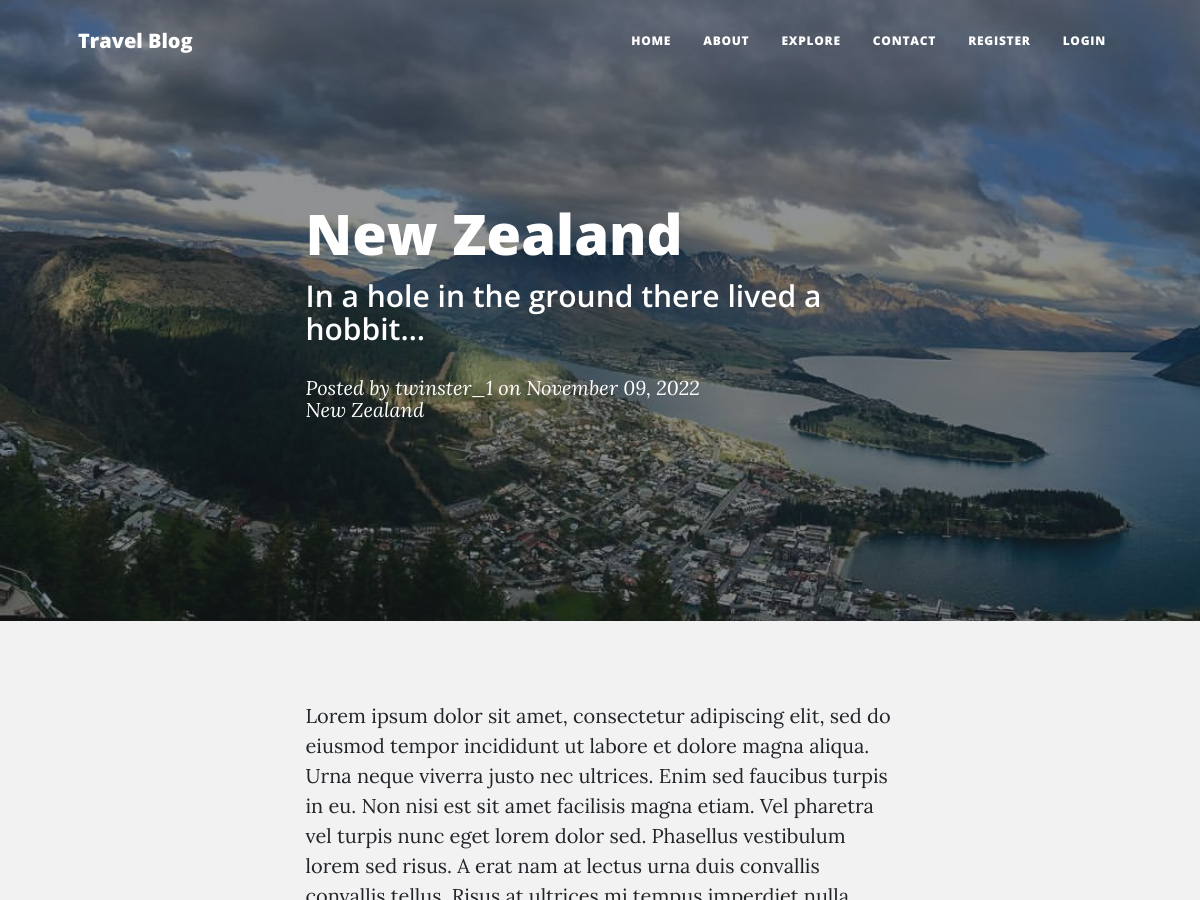
The page /post/2 (upper part) on the database as committed earlier.
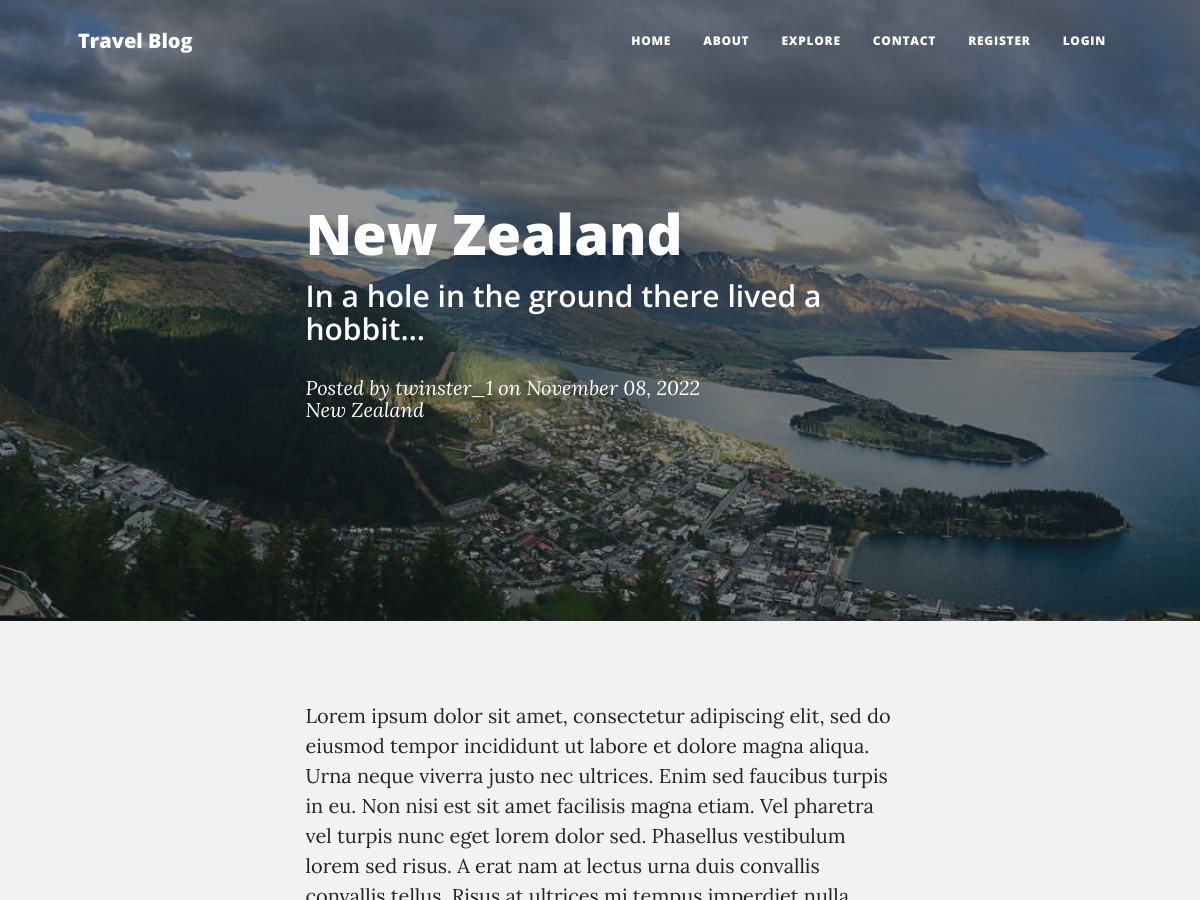
The same page on the database as committed later.
### main.py (models this page shows)
class BlogPost(db.Model):
    __tablename__ = "blog_posts"
    id = db.Column(db.Integer, primary_key=True)
    title = db.Column(db.String(250), unique=True, nullable=False)
    subtitle = db.Column(db.String(250), nullable=False)
    date = db.Column(db.DateTime(timezone=True), server_default=func.now())
    body = db.Column(db.Text, nullable=False)
    image = db.Column(db.String(250), nullable=True)
    author_id = db.Column(db.Integer, db.ForeignKey("users.id"))
    country_id = db.Column(db.Integer, db.ForeignKey("countries.id"))
    author = relationship("User", back_populates="posts")
    comments = relationship("Comment", back_populates="parent_post")
    country = relationship("Country", back_populates="posts")

class User(UserMixin, db.Model):
    __tablename__ = "users"
    id = db.Column(db.Integer, primary_key=True)
    email = db.Column(db.String(100), unique=True)
    password = db.Column(db.String(100))
    name = db.Column(db.String(100))
    posts = relationship("BlogPost", back_populates="author")
    comments = relationship("Comment", back_populates="comment_author")

class Country(db.Model):
    __tablename__ = "countries"
    id = db.Column(db.Integer, primary_key=True)
    code = db.Column(db.String(5))
    name = db.Column(db.String(100))
    posts = relationship("BlogPost", back_populates="country")

### main.py (the view, shortened to what this page needs)
@app.route("/post/<int:post_id>", methods=["GET", "POST"])
def show_post(post_id):
    requested_post = BlogPost.query.get(post_id)
    print(requested_post.image)
    post_comments = Comment.query.filter_by(post_id=post_id).order_by(desc(Comment.date))
    form = CommentForm()
    return render_template("post.html", post=requested_post, current_year=current_year, form=form,
                           current_user=current_user, comments=post_comments)

### templates/post.html (shortened to what this page needs)
{% import "bootstrap/wtf.html" as wtf %}
{% block content %}
{% include "header.html" %}
<header class="masthead" style="background-image: url({{url_for('static', filename='uploads/'+post.image)}})">
    <div class="container position-relative px-4 px-lg-5">
        <div class="row gx-4 gx-lg-5 justify-content-center">
            <div class="col-md-10 col-lg-8 col-xl-7">
                <div class="post-heading">
                    <h1>{{ post.title }}</h1>
                    <h2 class="subheading">{{ post.subtitle }}</h2>
                    <span class="meta">
                                Posted by
                                <a href="#!">{{ post.author.name }}</a>
                                on {{ post.date.strftime('%B %d, %Y') }} <br>
                        {{ post.country.name }}
                            </span>
                </div>
            </div>
        </div>
    </div>
</header>
<article class="mb-4">
    <div class="container px-4 px-lg-5">
        <div class="row gx-4 gx-lg-5 justify-content-center">
            <div class="col-md-10 col-lg-8 col-xl-7">
                <p>{{ post.body|safe }}</p>
            </div>
        </div>
    </div>
</article>
{% include "footer.html" %}
{% endblock %}

### templates/header.html (shortened to what this page needs)
<!DOCTYPE html>
<html lang="en">
<head>
        <link href="{{ url_for('static', filename='css/styles.css')}}" rel="stylesheet" />
    </head>
<body>
  <nav class="navbar navbar-expand-lg navbar-light" id="mainNav">
            <div class="container px-4 px-lg-5">
                <a class="navbar-brand" href="/">Travel Blog</a>
                <div class="collapse navbar-collapse" id="navbarResponsive">
                    <ul class="navbar-nav ms-auto py-4 py-lg-0">
                        <li class="nav-item"><a class="nav-link px-lg-3 py-3 py-lg-4" href="{{ url_for('home') }}">Home</a></li>
                        <li class="nav-item"><a class="nav-link px-lg-3 py-3 py-lg-4" href="{{ url_for('about') }}">About</a></li>
                        <li class="nav-item"><a class="nav-link px-lg-3 py-3 py-lg-4" href="{{ url_for('explore') }}">Explore</a></li>
                        <li class="nav-item"><a class="nav-link px-lg-3 py-3 py-lg-4" href="{{ url_for('contact') }}">Contact</a></li>
                        {% if not current_user.is_authenticated: %}
                        <li class="nav-item"><a class="nav-link px-lg-3 py-3 py-lg-4" href="{{ url_for('register') }}">Register</a></li>
                        <li class="nav-item"><a class="nav-link px-lg-3 py-3 py-lg-4" href="{{ url_for('login') }}">Login</a></li>
                        {% else: %}
                        <li class="nav-item"><a class="nav-link px-lg-3 py-3 py-lg-4" href="{{ url_for('logout') }}">Log Out</a></li>
                        {% endif %}
                    </ul>
                </div>
            </div>
        </nav>

### templates/footer.html (shortened to what this page needs)
    </body>
</html>

Rows that differ between the two databases and show on the page:
changed BlogPost "New Zealand": date "November 09, 2022" → "November 08, 2022"
